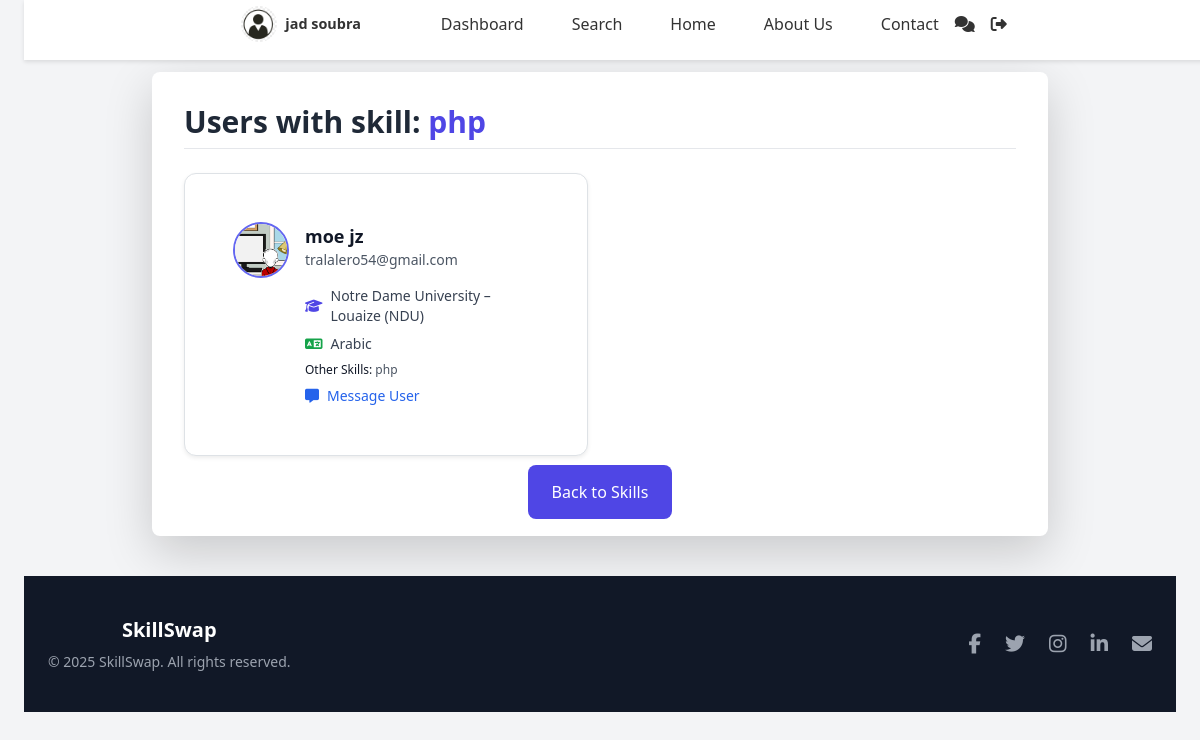
/viewSkillUsers.php?skill_id=51 (signed in), run on the app's committed database.
### tables this page shows
CREATE TABLE `skill` (
  `skill_id` int(11) NOT NULL,
  `title` varchar(100) DEFAULT NULL,
  `description` text DEFAULT NULL,
  `skill_category` text NOT NULL,
  `image_url` varchar(255) DEFAULT NULL
);

CREATE TABLE `user` (
  `user_id` int(11) NOT NULL,
  `name` varchar(100) DEFAULT NULL,
  `email` varchar(100) DEFAULT NULL,
  `profile_pic` varchar(255) DEFAULT NULL,
  `pass` char(72) NOT NULL,
  `education_institute` varchar(300) DEFAULT NULL,
  `language_preference` varchar(300) DEFAULT NULL,
  `reset_token_hash` varchar(64) DEFAULT NULL,
  `reset_token_expires_at` datetime DEFAULT NULL
);

### viewSkillUsers.php (the view, shortened to what this page needs)
<?php
include 'connection.php';
$userLoggedIn = isset($_SESSION['user_id']);
$userName = $_SESSION['user_name'] ?? '';
$profilePic = $_SESSION['profile_pic'] ?? 'image/defaultavatar.jpg';
$skillId = intval($_GET['skill_id']);
$stmt = $conn->prepare("SELECT title FROM skill WHERE skill_id = ?");
$stmt->execute([$skillId]);
$skill = $stmt->fetch();
$stmt = $conn->prepare("
    SELECT u.user_id, u.name, u.email, u.profile_pic, u.education_institute, u.language_preference
    FROM user u
    INNER JOIN user_skill us ON u.user_id = us.user_id
    WHERE us.skill_id = ?
");
$stmt->execute([$skillId]);
$users = $stmt->fetchAll(PDO::FETCH_ASSOC);
$userIds = array_column($users, 'user_id');
$placeholders = rtrim(str_repeat('?,', count($userIds)), ',');
$skillStmt = $conn->prepare("
    SELECT us.user_id, s.title
    FROM user_skill us
    JOIN skill s ON us.skill_id = s.skill_id
    WHERE us.user_id IN ($placeholders)
");
$skillStmt->execute($userIds);
$skillResults = $skillStmt->fetchAll(PDO::FETCH_ASSOC);
$userSkillsMap = [];
foreach ($skillResults as $row) {
    $userSkillsMap[$row['user_id']][] = $row['title'];
}
?>
<!DOCTYPE html>
<html lang="en" x-data>
<head>
    <script src="https://cdn.tailwindcss.com"></script>
    <link href="https://cdn.jsdelivr.net/npm/bootstrap@5.3.0/dist/css/bootstrap.min.css" rel="stylesheet">
    <link rel="stylesheet" href="https://cdnjs.cloudflare.com/ajax/libs/font-awesome/6.5.0/css/all.min.css">
</head>
<body class="bg-gray-100 min-h-screen p-6 ">
<nav class="navbar pt-1">
  <div class="navbar-container">
    <div class="navbar-left">
      <?php if ($userLoggedIn): ?>
        <div class="user-info cursor-pointer" onclick="window.location.href='profile.php';">
  <img src="<?= htmlspecialchars($profilePic) ?>" alt="Profile" class="profile-pic" onerror="this.src='image/defaultavatar.jpg'">
  <div class="user-name"><?= htmlspecialchars($userName) ?></div>
</div>
      <?php else: ?>
        <h1 class="logo text-xl font-bold text-blue-600">SkillSwap</h1>
      <?php endif; ?>
    </div>
    <?php if ($userLoggedIn): ?>
      <div class="navbar-links left-links desktop-only">
        <a href="dashboard.php" class="px-3 py-2 rounded transition hover:bg-blue-100 hover:text-blue-700 focus:bg-blue-200 focus:text-blue-800 active:bg-blue-300 active:text-blue-900">Dashboard</a>
        <a href="search.php" class="px-3 py-2 rounded transition hover:bg-blue-100 hover:text-blue-700 focus:bg-blue-200 focus:text-blue-800 active:bg-blue-300 active:text-blue-900">Search</a>
        <a href="review.php" class="px-3 py-2 rounded transition hover:bg-blue-100 hover:text-blue-700 focus:bg-blue-200 focus:text-blue-800 active:bg-blue-300 active:text-blue-900">Home</a>
        <a href="aboutus.php" class="px-3 py-2 rounded transition hover:bg-blue-100 hover:text-blue-700 focus:bg-blue-200 focus:text-blue-800 active:bg-blue-300 active:text-blue-900">About Us</a>
        <a href="contact.php" class="px-3 py-2 rounded transition hover:bg-blue-100 hover:text-blue-700 focus:bg-blue-200 focus:text-blue-800 active:bg-blue-300 active:text-blue-900">Contact</a>
      </div>
      <div class="navbar-links right-icons desktop-only">
        <a href="messages.php" title="Messages"><i class="fas fa-comments"></i></a>
        <a href="logout.php" title="Logout"><i class="fas fa-sign-out-alt"></i></a>
      </div>
    <?php endif; ?>
  </div>
</nav>
    <div class="container mx-auto max-w-4xl bg-white shadow-lg rounded-lg p-8 mt-12">
        <h1 class="text-3xl font-bold text-gray-800 mb-6 border-b pb-2">
            Users with skill: <span class="text-indigo-600"><?= htmlspecialchars($skill['title']) ?></span>
        </h1>
        <?php if (count($users) === 0): ?>
            <div class="alert alert-warning text-center">
                No users are associated with this skill.
            </div>
        <?php else: ?>
            <div class="grid gap-4 md:grid-cols-2">
            <?php foreach ($users as $user):
    $avatarUrl = !empty($user['profile_pic']) ? htmlspecialchars($user['profile_pic']) : 'image/defaultavatar.jpg';
    $education = !empty($user['education_institute']) ? htmlspecialchars($user['education_institute']) : 'Not specified';
    $language = !empty($user['language_preference']) ? htmlspecialchars($user['language_preference']) : 'Not specified';
    $skills = isset($userSkillsMap[$user['user_id']]) ? $userSkillsMap[$user['user_id']] : [];
?>
    <div class="flex items-start space-x-4 p-5 bg-white border border-gray-200 rounded-xl shadow-sm hover:shadow-md transition-all">
        <img src="<?= $avatarUrl ?>" alt="Avatar" class="w-14 h-14 rounded-full object-cover border-2 border-indigo-500">
        <div class="flex-1">
            <h2 class="text-lg font-bold text-gray-900"><?= htmlspecialchars($user['name']) ?></h2>
            <p class="text-sm text-gray-600 mb-3"><?= htmlspecialchars($user['email']) ?></p>
            <div class="text-sm text-gray-700 space-y-2 mb-2">
                <div class="flex items-center space-x-2">
                    <i class="fa-solid fa-graduation-cap text-indigo-600"></i>
                    <span><?= $education ?></span>
                </div>
                <div class="flex items-center space-x-2">
                    <i class="fa-solid fa-language text-green-600"></i>
                    <span><?= $language ?></span>
                </div>
            </div>
            <?php if (!empty($skills)): ?>
                <div class="text-xs text-gray-600 mt-1">
                    <span class="font-medium text-gray-900">Other Skills:</span>
                    <span><?= htmlspecialchars(implode(', ', $skills)) ?></span>
                </div>
            <?php endif; ?>
            <a href="messages.php?receiver_id=<?= urlencode($user['user_id']) ?>" class="inline-flex items-center text-sm text-blue-600 hover:text-yellow-600 font-medium mt-2">
                <i class="fa-solid fa-message mr-2"></i> Message User
            </a>
        </div>
    </div>
<?php endforeach; ?>
            </div>
        <?php endif; ?>
        <div class="mt-6 text-center">
        <a href="search.php" class="px-6 py-3 bg-indigo-600 text-white rounded-lg hover:bg-green-700 transition">
            Back to Skills
        </a>
    </div>
    </div>
    <footer class="bg-gray-900 text-white py-10 mt-10" style="width: 100%;">
  <div class="max-w-6xl mx-auto px-4 sm:px-6 lg:px-8">
    <div class="flex flex-col md:flex-row justify-between items-center">
      <div class="mb-6 md:mb-0 text-center md:text-left">
        <h2 class="text-xl font-semibold mb-2">SkillSwap</h2>
        <p class="text-gray-400 text-sm">© <?= date('Y') ?> SkillSwap. All rights reserved.</p>
      </div>
      <div class="flex space-x-6 text-xl">
        <a href="#" class="text-gray-400 hover:text-white transition"><i class="fab fa-facebook-f"></i></a>
        <a href="#" class="text-gray-400 hover:text-white transition"><i class="fab fa-twitter"></i></a>
        <a href="#" class="text-gray-400 hover:text-white transition"><i class="fab fa-instagram"></i></a>
        <a href="#" class="text-gray-400 hover:text-white transition"><i class="fab fa-linkedin-in"></i></a>
        <a href="mailto:contact@skillswap.com" class="text-gray-400 hover:text-white transition"><i class="fas fa-envelope"></i></a>
      </div>
    </div>
  </div>
</footer>
</body>
</html>

### viewSkillUsers.php (style rules this page uses)
.navbar { background: white; color: #333; padding: 1rem; position: fixed; margin-top: 0px; top:0; width: 100%; z-index: 10; box-shadow: 0 2px 4px rgba(0,0,0,0.1); }
.navbar-container { display: flex; justify-content: space-between; align-items: center; max-width: 1200px; margin: auto; }
.user-info { display: flex; align-items: center; gap: 0.5rem; margin-right: 2rem; }
.profile-pic { width: 36px; height: 36px; border-radius: 50%; }
.user-name { font-size: 0.9rem; font-weight: 600; }
.navbar-links { display: flex; gap: 1rem; align-items: center; }
.left-links { flex: 1; margin-left: 2rem; }
.right-icons { display: flex; gap: 1rem; align-items: center; }

### data on the page
skill: title "php"
user: profile_pic (picture), name "moe jz", email "tralalero54@gmail.com", education_institute "Notre Dame University – Louaize (NDU)", language_preference "Arabic", user_id "php"

### other printed values
$userName "jad soubra"
